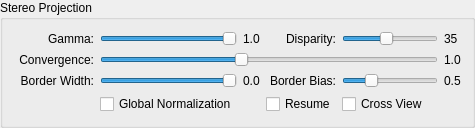
         <widget class="QGroupBox" name="groupBox_stereo_projection">
          <property name="sizePolicy">
           <sizepolicy hsizetype="Preferred" vsizetype="Preferred">
            <horstretch>0</horstretch>
            <verstretch>0</verstretch>
           </sizepolicy>
          </property>
          <property name="title">
           <string>Stereo Projection</string>
          </property>
          <layout class="QGridLayout" name="gridLayout_8" columnstretch="1,4,1,1,4,1">
           <item row="0" column="0">
            <widget class="QLabel" name="label_gamma">
             <property name="minimumSize">
              <size>
               <width>80</width>
               <height>0</height>
              </size>
             </property>
             <property name="text">
              <string>Gamma:</string>
             </property>
             <property name="alignment">
              <set>Qt::AlignmentFlag::AlignRight|Qt::AlignmentFlag::AlignTrailing|Qt::AlignmentFlag::AlignVCenter</set>
             </property>
            </widget>
           </item>
           <item row="0" column="1">
            <widget class="QSlider" name="horizontalSlider_gamma">
             <property name="minimumSize">
              <size>
               <width>0</width>
               <height>0</height>
              </size>
             </property>
             <property name="value">
              <number>99</number>
             </property>
             <property name="orientation">
              <enum>Qt::Orientation::Horizontal</enum>
             </property>
            </widget>
           </item>
           <item row="0" column="2">
            <widget class="QLabel" name="label_gamma_value">
             <property name="minimumSize">
              <size>
               <width>0</width>
               <height>0</height>
              </size>
             </property>
             <property name="text">
              <string>1.0</string>
             </property>
            </widget>
           </item>
           <item row="0" column="3">
            <widget class="QLabel" name="label_disparity">
             <property name="minimumSize">
              <size>
               <width>70</width>
               <height>0</height>
              </size>
             </property>
             <property name="text">
              <string>Disparity:</string>
             </property>
             <property name="alignment">
              <set>Qt::AlignmentFlag::AlignRight|Qt::AlignmentFlag::AlignTrailing|Qt::AlignmentFlag::AlignVCenter</set>
             </property>
            </widget>
           </item>
           <item row="0" column="4">
            <widget class="QSlider" name="horizontalSlider_disparity">
             <property name="minimumSize">
              <size>
               <width>96</width>
               <height>0</height>
              </size>
             </property>
             <property name="value">
              <number>45</number>
             </property>
             <property name="orientation">
              <enum>Qt::Orientation::Horizontal</enum>
             </property>
            </widget>
           </item>
           <item row="0" column="5">
            <widget class="QLabel" name="label_disparity_value">
             <property name="minimumSize">
              <size>
               <width>0</width>
               <height>0</height>
              </size>
             </property>
             <property name="text">
              <string>35</string>
             </property>
            </widget>
           </item>
           <item row="1" column="0">
            <widget class="QLabel" name="label_convergence">
             <property name="minimumSize">
              <size>
               <width>80</width>
               <height>0</height>
              </size>
             </property>
             <property name="text">
              <string>Convergence:</string>
             </property>
             <property name="alignment">
              <set>Qt::AlignmentFlag::AlignRight|Qt::AlignmentFlag::AlignTrailing|Qt::AlignmentFlag::AlignVCenter</set>
             </property>
            </widget>
           </item>
           <item row="1" column="1" colspan="4">
            <widget class="QSlider" name="horizontalSlider_convergence">
             <property name="minimumSize">
              <size>
               <width>0</width>
               <height>0</height>
              </size>
             </property>
             <property name="value">
              <number>41</number>
             </property>
             <property name="orientation">
              <enum>Qt::Orientation::Horizontal</enum>
             </property>
            </widget>
           </item>
           <item row="1" column="5">
            <widget class="QLabel" name="label_convergence_value">
             <property name="minimumSize">
              <size>
               <width>0</width>
               <height>0</height>
              </size>
             </property>
             <property name="text">
              <string>1.0</string>
             </property>
            </widget>
           </item>
           <item row="2" column="0">
            <widget class="QLabel" name="label_border_width">
             <property name="minimumSize">
              <size>
               <width>80</width>
               <height>0</height>
              </size>
             </property>
             <property name="text">
              <string>Border Width:</string>
             </property>
             <property name="alignment">
              <set>Qt::AlignmentFlag::AlignRight|Qt::AlignmentFlag::AlignTrailing|Qt::AlignmentFlag::AlignVCenter</set>
             </property>
            </widget>
           </item>
           <item row="2" column="1">
            <widget class="QSlider" name="horizontalSlider_border_width">
             <property name="minimumSize">
              <size>
               <width>0</width>
               <height>0</height>
              </size>
             </property>
             <property name="value">
              <number>99</number>
             </property>
             <property name="orientation">
              <enum>Qt::Orientation::Horizontal</enum>
             </property>
            </widget>
           </item>
           <item row="2" column="2">
            <widget class="QLabel" name="label_border_width_value">
             <property name="minimumSize">
              <size>
               <width>0</width>
               <height>0</height>
              </size>
             </property>
             <property name="text">
              <string>0.0</string>
             </property>
            </widget>
           </item>
           <item row="2" column="3">
            <widget class="QLabel" name="label_bias">
             <property name="minimumSize">
              <size>
               <width>70</width>
               <height>0</height>
              </size>
             </property>
             <property name="text">
              <string>Border Bias:</string>
             </property>
             <property name="alignment">
              <set>Qt::AlignmentFlag::AlignRight|Qt::AlignmentFlag::AlignTrailing|Qt::AlignmentFlag::AlignVCenter</set>
             </property>
            </widget>
           </item>
           <item row="2" column="4">
            <widget class="QSlider" name="horizontalSlider_border_bias">
             <property name="minimumSize">
              <size>
               <width>0</width>
               <height>0</height>
              </size>
             </property>
             <property name="value">
              <number>27</number>
             </property>
             <property name="orientation">
              <enum>Qt::Orientation::Horizontal</enum>
             </property>
            </widget>
           </item>
           <item row="2" column="5">
            <widget class="QLabel" name="label_bias_value">
             <property name="minimumSize">
              <size>
               <width>0</width>
               <height>0</height>
              </size>
             </property>
             <property name="text">
              <string>0.5</string>
             </property>
            </widget>
           </item>
           <item row="3" column="1">
            <widget class="QCheckBox" name="checkBox_normalization">
             <property name="minimumSize">
              <size>
               <width>0</width>
               <height>0</height>
              </size>
             </property>
             <property name="text">
              <string>Global Normalization</string>
             </property>
            </widget>
           </item>
           <item row="3" column="3">
            <widget class="QCheckBox" name="checkBox_resume">
             <property name="minimumSize">
              <size>
               <width>0</width>
               <height>0</height>
              </size>
             </property>
             <property name="text">
              <string>Resume</string>
             </property>
            </widget>
           </item>
           <item row="3" column="4">
            <widget class="QCheckBox" name="checkBox_cross_view">
             <property name="text">
              <string>Cross View</string>
             </property>
             <property name="shortcut">
              <string>X</string>
             </property>
            </widget>
           </item>
          </layout>
         </widget>
